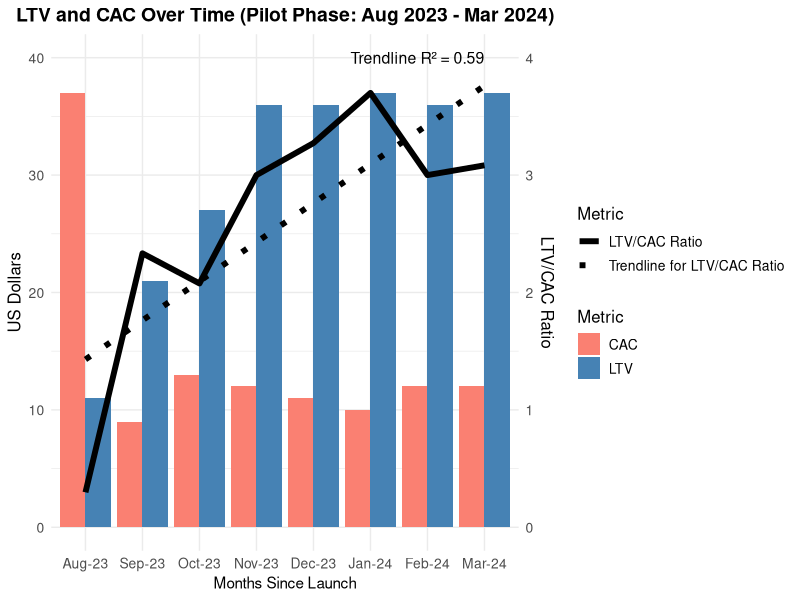
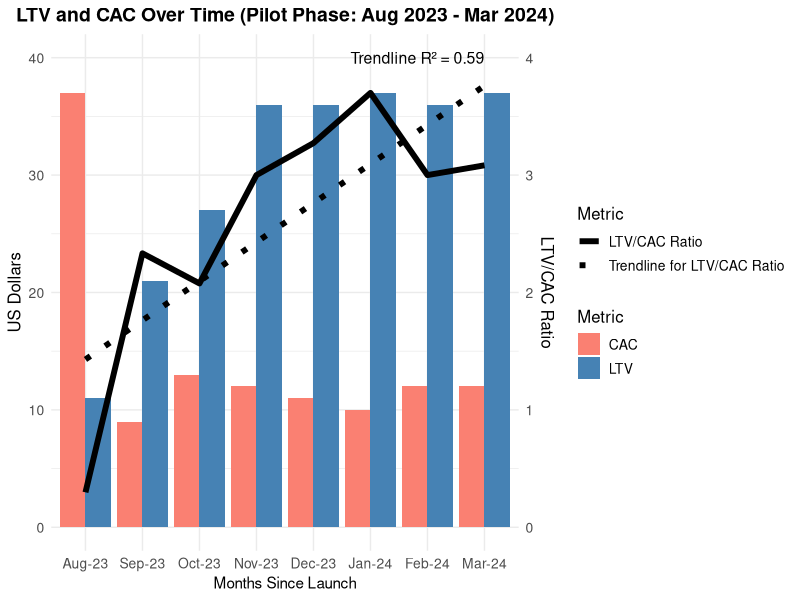
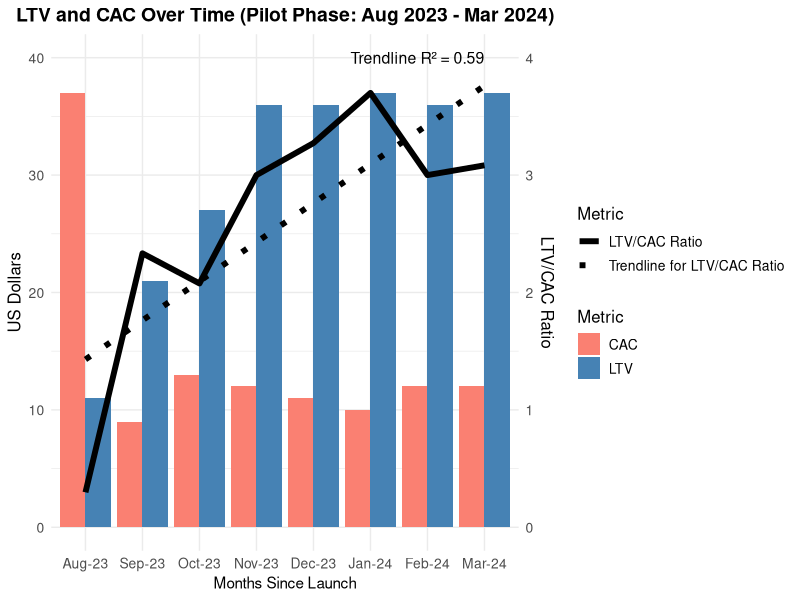

R code for these plots, in order:
# Explicitly Load Packages
library(ggplot2)
library(tidyr)
library(scales)

# Create a Data Frame Manually (Pilot Phase: Aug-23 to Mar-24)
data <- data.frame(
  Month = factor(c("Aug-23", "Sep-23", "Oct-23", "Nov-23", "Dec-23", "Jan-24", "Feb-24", "Mar-24"),
                 levels = c("Aug-23", "Sep-23", "Oct-23", "Nov-23", "Dec-23", "Jan-24", "Feb-24", "Mar-24")),
  LTV = c(11, 21, 27, 36, 36, 37, 36, 37),
  CAC = c(37, 9, 13, 12, 11, 10, 12, 12)
)

# Verify Data Creation
print("Preview of the data frame:")
print(head(data))
print("Summary of the data:")
print(summary(data))

# Calculate LTV/CAC Ratio
data$Ratio <- data$LTV / data$CAC

# Reshape for Plotting
data_long <- gather(data, key = "Metric", value = "Value", -Month, -Ratio)
print("Reshaped data (long format):")
print(head(data_long))

# Linear Regression on Scaled Ratio
lm_model <- lm((Ratio * 10) ~ as.numeric(Month), data = data)
print("Linear Regression Model Summary:")
print(summary(lm_model))
r_squared <- round(summary(lm_model)$r.squared, 2)
annotation_text <- paste("Trendline R² =", r_squared)

# Create the Plot
plot <- ggplot() +
  geom_bar(data = data_long, aes(x = Month, y = Value, fill = Metric),
           stat = "identity", position = position_dodge(), size = 0.5) +
  geom_line(data = data, aes(x = Month, y = Ratio * 10, group = 1,
                             linetype = "LTV/CAC Ratio"),
            size = 2, color = "black") +
  geom_smooth(data = data, aes(x = Month, y = Ratio * 10, group = 1,
                               linetype = "Trendline for LTV/CAC Ratio"),
              method = "lm", se = FALSE, size = 2, color = "black") +
  scale_y_continuous(
    name = "US Dollars",
    sec.axis = sec_axis(~./10, name = "LTV/CAC Ratio")
  ) +
  labs(
    title = "LTV and CAC Over Time (Pilot Phase: Aug 2023 - Mar 2024)",
    x = "Months Since Launch",
    fill = "Metric",
    linetype = "Metric"
  ) +
  scale_fill_manual(values = c("LTV" = "steelblue", "CAC" = "salmon")) +
  scale_linetype_manual(values = c("LTV/CAC Ratio" = "solid", "Trendline for LTV/CAC Ratio" = "dotted")) +
  theme_minimal() +
  theme(
    plot.title = element_text(hjust = 0.5, size = 14, face = "bold"),
    axis.title.y.left = element_text(color = "black", size = 12),
    axis.title.y.right = element_text(color = "black", size = 12),
    axis.text = element_text(size = 10),
    legend.position = "right",
    legend.title = element_text(size = 12),
    legend.text = element_text(size = 10)
  ) +
  annotate("text", x = "Mar-24", y = max(data$LTV) + 3, label = annotation_text,
           hjust = 1, size = 4, color = "black")

# Display the Plot
print(plot)

# Save the Plot
ggsave("H:/Desktop/LTV_CAC_Graph_Pilot.jpeg", plot = plot, width = 12, height = 8, dpi = 300, device = "jpeg")
ggsave("H:/Desktop/LTV_CAC_Graph_Pilot.pdf", plot = plot, width = 12, height = 8, device = "pdf")
